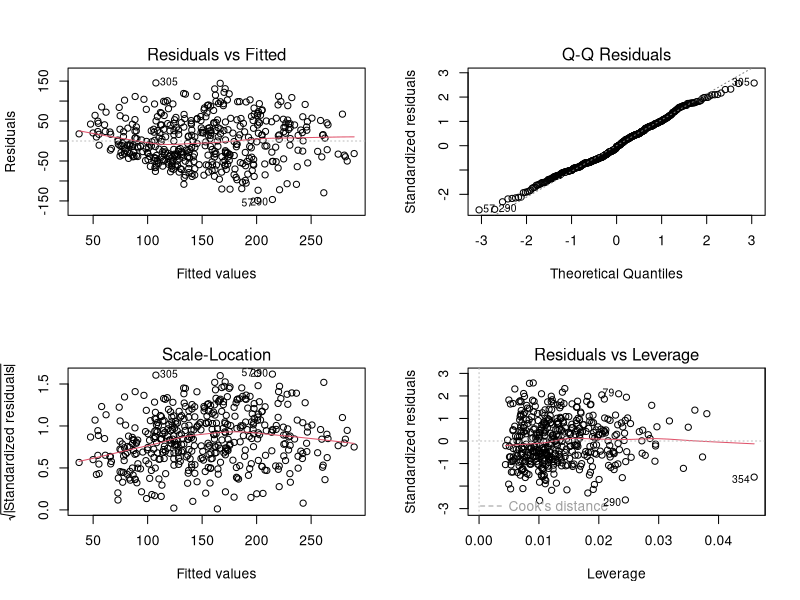

This figure's R source:
## ---- chunk 1
library(tidyverse)
diab <- read_csv("./data/diabetes_sklearn.csv")
## ---- chunk 2
m_null  <- lm(target ~ 1, data = diab)                    # Intercept only
m_small <- lm(target ~ age + sex + bmi + bp, data = diab) # 4 clinical basics
m_full  <- lm(target ~ ., data = diab)                    # All 10 predictors
## ---- chunk 3
m_yours <- lm(target ~ bmi + s5 + s6 + sex + age, data = diab)
## ---- chunk 4
library(car)
Anova(m_yours, type="III")  # Type III SS for effect sizes
## ---- chunk 5
par(mfrow=c(2,2)); plot(m_yours)
